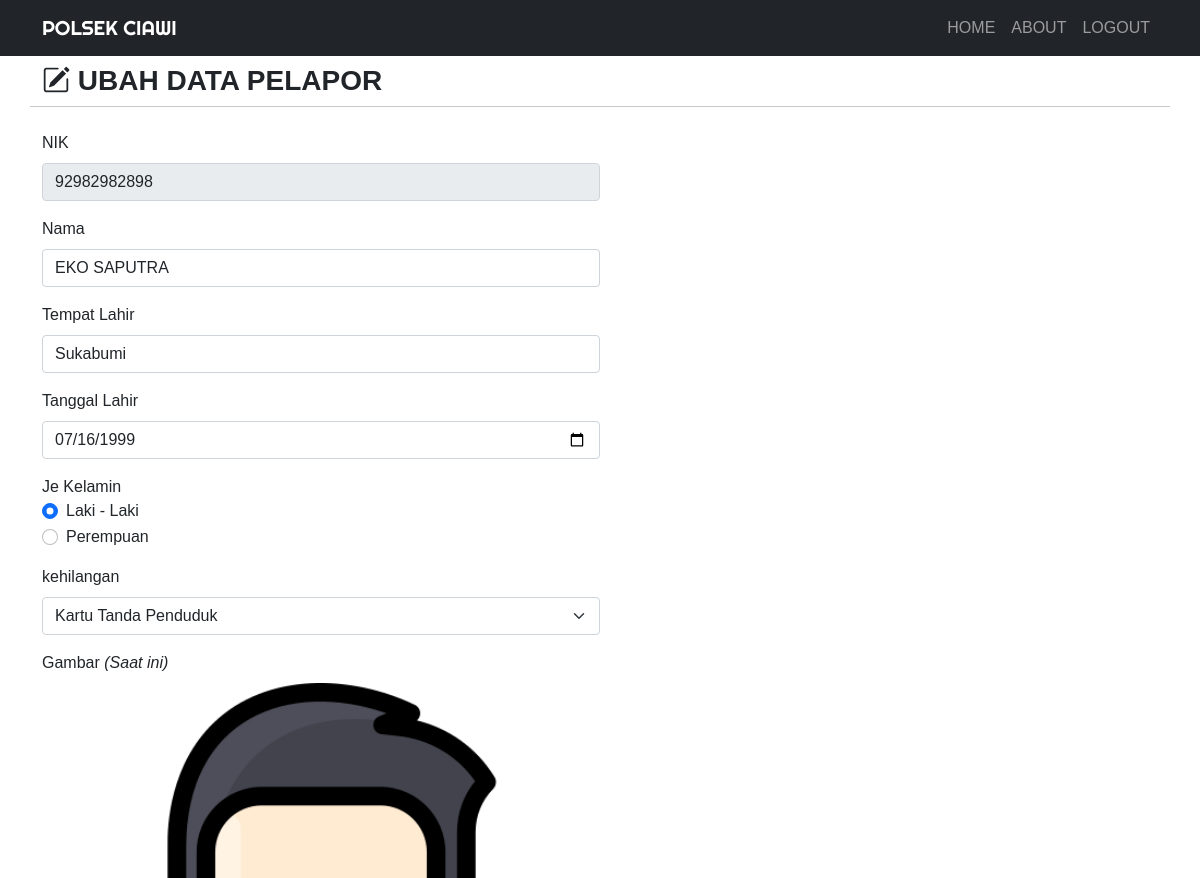
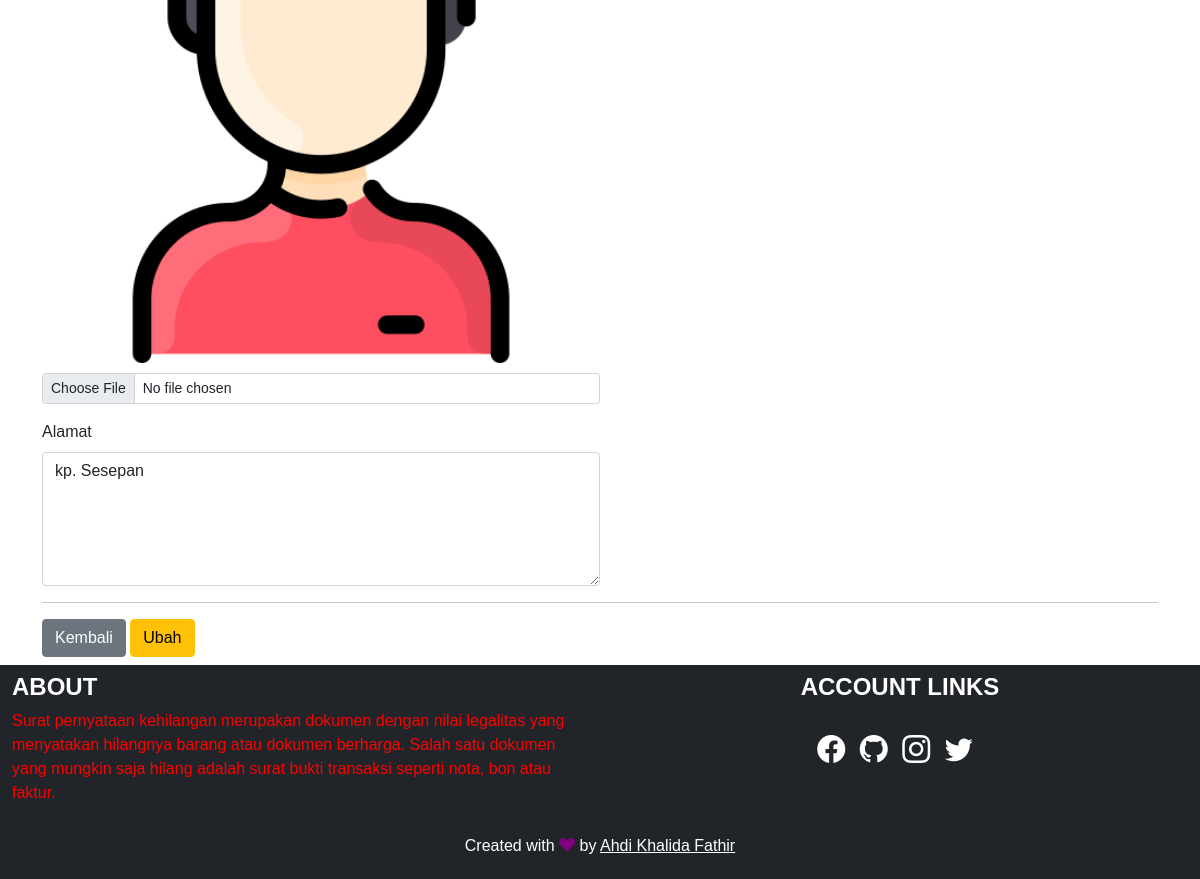
The page /ubah.php?nik=92982982898 (signed in) on the database its author committed (2 pictures, top to bottom).
### tables this page shows
CREATE TABLE `pelapor` (
  `nik` varchar(50) NOT NULL,
  `nama` varchar(225) NOT NULL,
  `tmpt_Lahir` varchar(50) NOT NULL,
  `tgl_Lahir` date NOT NULL,
  `jekel` enum('Laki - Laki','Perempuan') NOT NULL,
  `kehilangan` enum('Akta Kelahiran','Kartu ATM','Kartu Tanda Penduduk','Kartu Keluarga','Sertifikat') NOT NULL,
  `gambar` varchar(225) NOT NULL,
  `alamat` text NOT NULL
);

### function.php (called while the page is built, shortened)
<?php
$koneksi = mysqli_connect("localhost", "root", "", "kehilangan");
function query($query)
{
    global $koneksi;
    $result = mysqli_query($koneksi, $query);
    $rows = [];
    while ($row = mysqli_fetch_assoc($result)) {
        $rows[] = $row;
    }
    return $rows;
}

### ubah.php (the view, shortened to what this page needs)
<?php
require 'function.php';
$nik = $_GET['nik'];
$pelapor = query("SELECT * FROM pelapor WHERE nik = $nik")[0];
?>
<!DOCTYPE html>
<html lang="en">
<head>
    <link href="https://cdn.jsdelivr.net/npm/bootstrap@5.0.0-beta2/dist/css/bootstrap.min.css" rel="stylesheet">
    <link rel="stylesheet" href="https://cdn.jsdelivr.net/npm/bootstrap-icons@1.4.0/font/bootstrap-icons.css">
    <link rel="stylesheet" href="css/style.css">
</head>
<body>
    <nav class="navbar navbar-expand-lg navbar-dark bg-dark text-uppercase">
        <div class="container">
            <a class="navbar-brand" href="index.php">POLSEK CIAWI</a>
            <div class="collapse navbar-collapse" id="navbarNav">
                <ul class="navbar-nav ms-auto">
                    <li class="nav-item">
                        <a class="nav-link" aria-current="page" href="index.php">Home</a>
                    </li>
                    <li class="nav-item">
                        <a class="nav-link" href="#about">About</a>
                    </li>
                    <li class="nav-item">
                        <a class="nav-link" href="logout.php">Logout</a>
                    </li>
                </ul>
            </div>
        </div>
    </nav>
    <div class="container">
        <div class="row my-2">
            <div class="col-md">
                <h3 class="fw-bold text-uppercase"><i class="bi bi-pencil-square"></i>&nbsp;Ubah Data pelapor</h3>
            </div>
            <hr>
        </div>
        <div class="row my-2">
            <div class="col-md">
                <form action="" method="post" enctype="multipart/form-data">
                    <div class="mb-3">
                        <label for="nik" class="form-label">NIK</label>
                        <input type="number" class="form-control w-50" id="nik" value="<?= $pelapor['nik']; ?>" name="nik" readonly>
                    </div>
                    <div class="mb-3">
                        <label for="nama" class="form-label">Nama</label>
                        <input type="text" class="form-control w-50" id="nama" value="<?= $pelapor['nama']; ?>" name="nama" autocomplete="off" required>
                    </div>
                    <div class="mb-3">
                        <label for="tmpt_Lahir" class="form-label">Tempat Lahir</label>
                        <input type="text" class="form-control w-50" id="tmpt_Lahir" value="<?= $pelapor['tmpt_Lahir']; ?>" name="tmpt_Lahir" autocomplete="off" required>
                    </div>
                    <div class="mb-3">
                        <label for="tgl_Lahir" class="form-label">Tanggal Lahir</label>
                        <input type="date" class="form-control w-50" id="tgl_Lahir" value="<?= $pelapor['tgl_Lahir']; ?>" name="tgl_Lahir" autocomplete="off" required>
                    </div>
                    <div class="mb-3">
                        <label>Je
                         Kelamin</label>
                        <div class="form-check">
                            <input class="form-check-input" type="radio" name="jekel" id="Laki - Laki" value="Laki - Laki" <?php if ($pelapor['jekel'] == 'Laki - Laki') { ?> checked='' <?php } ?>>
                            <label class="form-check-label" for="Laki - Laki">Laki - Laki</label>
                        </div>
                        <div class="form-check">
                            <input class="form-check-input" type="radio" name="jekel" id="Perempuan" value="Perempuan" <?php if ($pelapor['jekel'] == 'Perempuan') { ?> checked='' <?php } ?>>
                            <label class="form-check-label" for="Perempuan">Perempuan</label>
                        </div>
                    </div>
                    <div class="mb-3">
                        <label for="kehilangan" class="form-label">kehilangan</label>
                        <select class="form-select w-50" id="kehilangan" name="kehilangan">
                            <option value="Kartu Tanda Penduduk" <?php if ($pelapor['kehilangan'] == 'Kartu Tanda Penduduk') { ?> selected='' <?php } ?>>Kartu Tanda Penduduk</option>
                        </select>
                    </div>
                    <div class="mb-3">
                        <label for="gambar" class="form-label">Gambar <i>(Saat ini)</i></label> <br>
                        <img src="img/<?= $pelapor['gambar']; ?>" width="50%" style="margin-bottom: 10px;">
                        <input class="form-control form-control-sm w-50" id="gambar" name="gambar" type="file">
                    </div>
                    <div class="mb-3">
                        <label for="alamat" class="form-label">Alamat</label>
                        <textarea class="form-control w-50" id="alamat" rows="5" name="alamat" autocomplete="off"><?= $pelapor['alamat']; ?></textarea>
                    </div>
                    <hr>
                    <a href="index.php" class="btn btn-secondary">Kembali</a>
                    <button type="submit" class="btn btn-warning" name="ubah">Ubah</button>
                </form>
            </div>
        </div>
    </div>
    <div class="container-fluid">
        <div class="row bg-dark text-white">
            <div class="col-md-6 my-2">
                <h4 class="fw-bold text-uppercase">About</h4>
                <p style="color: red";>Surat pernyataan kehilangan merupakan dokumen dengan nilai legalitas yang menyatakan hilangnya barang atau dokumen berharga. Salah satu dokumen yang mungkin saja hilang adalah surat bukti transaksi seperti nota, bon atau faktur.</p>
            </div>
            <div class="col-md-6 my-2 text-center link">
                <h4 class="fw-bold text-uppercase">Account Links</h4>
                <a href="https://web.facebook.com/lemonku.lemonku.9/" target="_blank"><i class="bi bi-facebook fs-3"></i></a>
                <a href="https://github.com/Thirty21" target="_blank"><i class="bi bi-github fs-3"></i></a>
                <a href="https://www.instagram.com/ahdiikhf_/" target="_blank"><i class="bi bi-instagram fs-3"></i></a>
                <a href="#" target="_blank"><i class="bi bi-twitter fs-3"></i></a>
            </div>
        </div>
    </div>
    <footer class="bg-dark text-white text-center" style="padding: 5px;">
        <p>Created with <i class="bi bi-suit-heart-fill" style="color: purple;"></i> by <a href="https://instagram.com/ahdiikhf_" target="_blank" style="color: white;">Ahdi Khalida Fathir</a></p>
    </footer>
</body>
</html>

### css/style.css (style rules this page uses)
body { font-family: 'Gill Sans', 'Gill Sans MT', Calibri, 'Trebuchet MS', sans-serif; }
.navbar-brand { font-family: 'Righteous', cursive; }
.link a { display: inline-block; margin-top: 20px; margin-right: 10px; color: #fff; }

### rows shown on the page
pelapor: nik "92982982898", nama "EKO SAPUTRA", tmpt_Lahir "Sukabumi", tgl_Lahir "07/16/1999", jekel "☑ Laki - Laki", jekel "☐ Perempuan", kehilangan "Kartu Tanda Penduduk", gambar (picture), alamat "kp. Sesepan"
